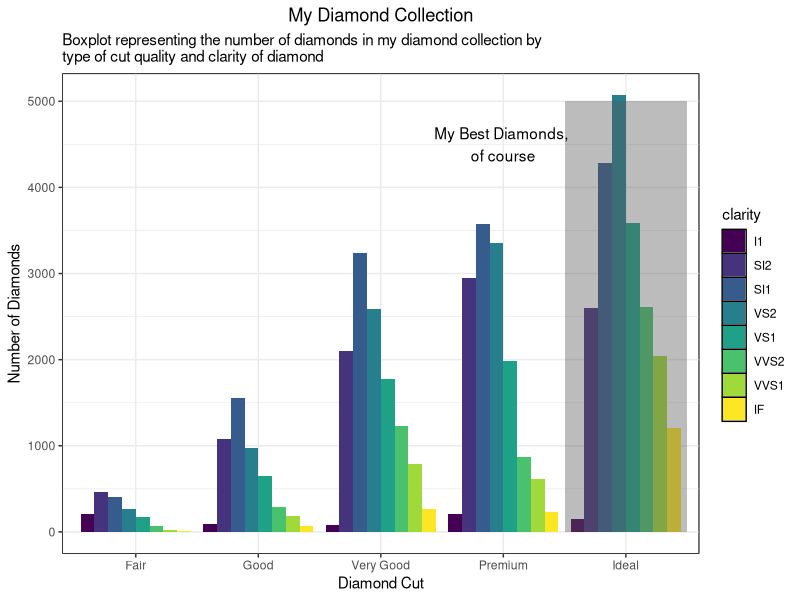
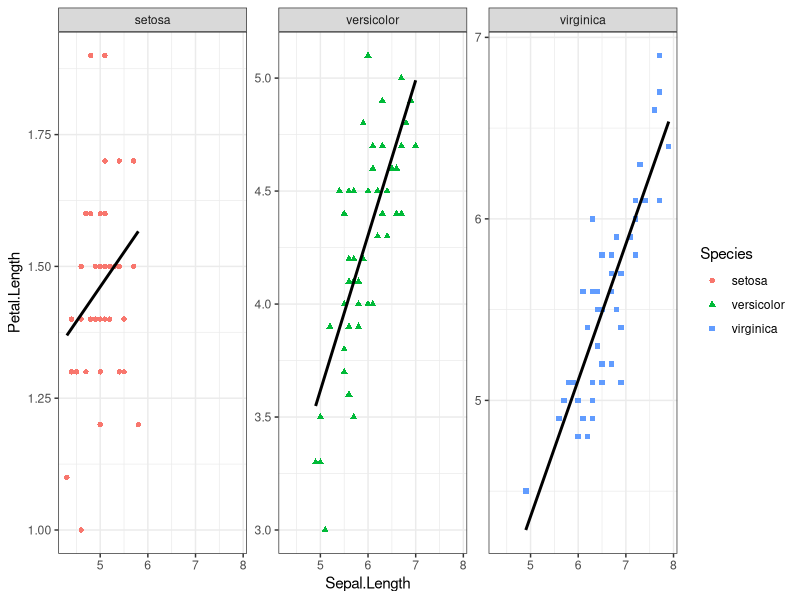
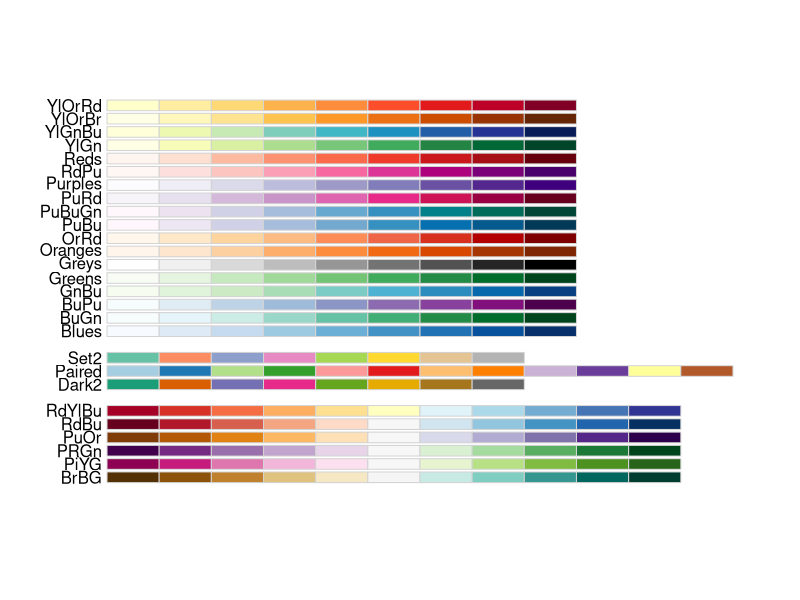

The R script that drew these images, in order:
## ---- chunk 1
knitr::opts_chunk$set(echo = FALSE)
## ---- chunk 2
library("ggplot2")
library("magrittr") #so I can do some piping
data("diamonds")
data("mpg")
data("iris")
theme_set(theme_bw()) #I'll give you this one, you can set the theme individually for graphs
#or you can set the theme for all the graphs using theme_set()
#theme_bw() is best theme (IMO)

#for graph 3:
library("ggrepel")


## ---- chunk 3
data("diamonds")
#hint think about the *position* the bars are in...
## ---- chunk 4
ggplot(diamonds, aes(x = cut, fill = clarity)) + 
  geom_bar(position = "dodge") +
  xlab("Diamond Cut") +
  ylab("Number of Diamonds") +
  labs(title = "My Diamond Collection", subtitle = "Boxplot representing the number of diamonds in my diamond collection by \ntype of cut quality and clarity of diamond") +
  theme(plot.title = element_text(hjust = 0.5), panel.background = element_rect(linetype = "solid", color = "black")) +
  annotate("rect", xmin = 4.5, xmax = 5.5, ymin = 0, ymax = 5000, alpha = 0.4) +
  annotate("text", x = 4, y = 4500, label = "My Best Diamonds, \nof course")


## ---- chunk 5
data("iris")
str(iris)
## ---- chunk 6
ggplot(iris,aes(Sepal.Length, Petal.Length, shape = Species, color = Species)) +
  geom_point() + 
  geom_smooth(se = FALSE, method = "lm", color = "black") +
  facet_wrap(.~Species, scales = "free_y")

## ---- chunk 7
data("mpg")
corvette <- mpg[mpg$model == "corvette",]
#install
require("ggrepel") #useful for making text annotations better, hint hint
set.seed(42)
## ---- chunk 8

## ---- chunk 9
data(mpg)

#hint for the coloring, colorbrewer and you can set palette colors and make your graphs colorblind friendly
library(RColorBrewer)
display.brewer.all(colorblindFriendly = T) #take a look at the colorblindfriendly options
## ---- chunk 10
